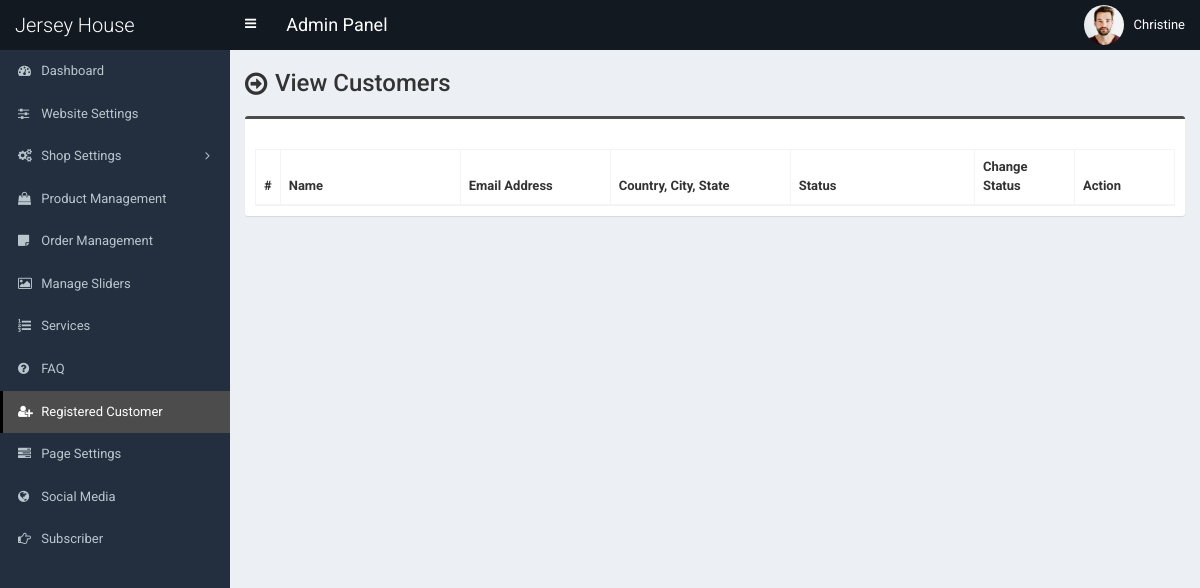
Before: /admin/customer.php (signed in) with the older database file.
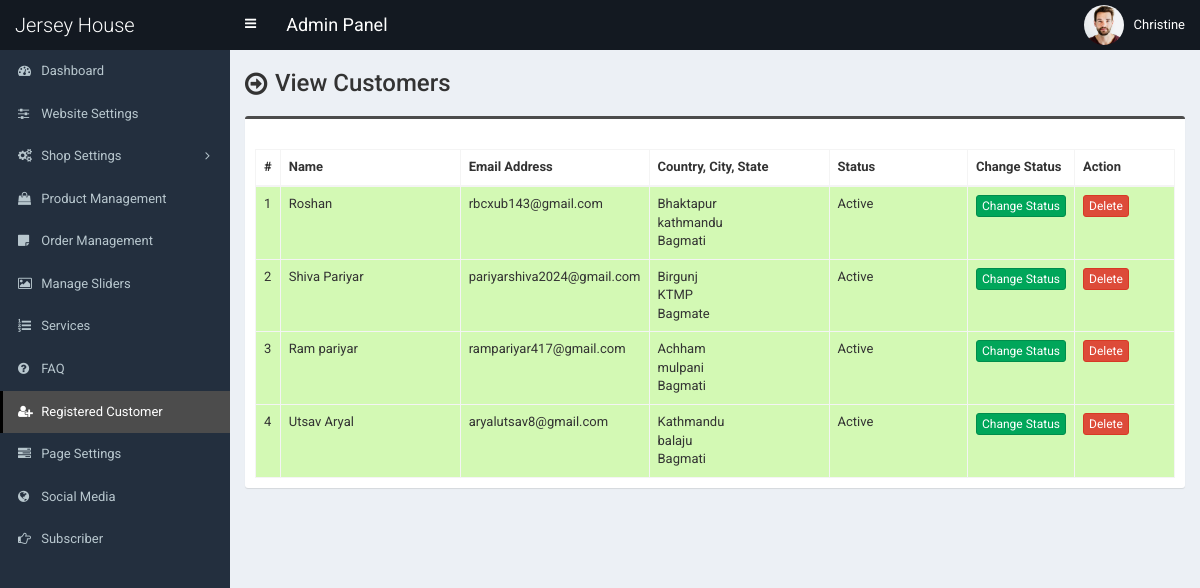
After: the same page with the newer database file.
### tables this page shows
CREATE TABLE `tbl_customer` (
  `cust_id` int(11) NOT NULL,
  `cust_name` varchar(100) NOT NULL,
  `cust_cname` varchar(100) NOT NULL,
  `cust_email` varchar(100) NOT NULL,
  `cust_phone` varchar(50) NOT NULL,
  `cust_country` int(11) NOT NULL,
  `cust_address` text NOT NULL,
  `cust_city` varchar(100) NOT NULL,
  `cust_state` varchar(100) NOT NULL,
  `cust_zip` varchar(30) NOT NULL,
  `cust_b_name` varchar(100) NOT NULL,
  `cust_b_cname` varchar(100) NOT NULL,
  `cust_b_phone` varchar(50) NOT NULL,
  `cust_b_country` int(11) NOT NULL,
  `cust_b_address` text NOT NULL,
  `cust_b_city` varchar(100) NOT NULL,
  `cust_b_state` varchar(100) NOT NULL,
  `cust_b_zip` varchar(30) NOT NULL,
  `cust_s_name` varchar(100) NOT NULL,
  `cust_s_cname` varchar(100) NOT NULL,
  `cust_s_phone` varchar(50) NOT NULL,
  `cust_s_country` int(11) NOT NULL,
  `cust_s_address` text NOT NULL,
  `cust_s_city` varchar(100) NOT NULL,
  `cust_s_state` varchar(100) NOT NULL,
  `cust_s_zip` varchar(30) NOT NULL,
  `cust_password` varchar(100) NOT NULL,
  `cust_token` varchar(255) NOT NULL,
  `cust_datetime` varchar(100) NOT NULL,
  `cust_timestamp` varchar(100) NOT NULL,
  `cust_status` int(1) NOT NULL
);

CREATE TABLE `tbl_state` (
  `state_id` int(11) NOT NULL,
  `state_name` varchar(100) NOT NULL
);

### admin/customer.php (the view, shortened to what this page needs)
<?php require_once('header.php'); ?>
<section class="content-header">
	<div class="content-header-left">
		<h1>View Customers</h1>
	</div>
</section>
<section class="content">
	<div class="row">
		<div class="col-md-12">
			<div class="box box-info">
				<div class="box-body table-responsive">
					<table id="example1" class="table table-bordered table-hover table-striped">
						<thead>
							<tr>
								<th width="10">#</th>
								<th width="180">Name</th>
								<th width="150">Email Address</th>
								<th width="180">Country, City, State</th>
								<th>Status</th>
								<th width="100">Change Status</th>
								<th width="100">Action</th>
							</tr>
						</thead>
						<tbody>
							<?php
							$i=0;
							$statement = $pdo->prepare("SELECT *
														FROM tbl_customer t1
														JOIN tbl_state t2
														ON t1.cust_country = t2.state_id
													");
							$statement->execute();
							$result = $statement->fetchAll(PDO::FETCH_ASSOC);
							foreach ($result as $row) {
								$i++;
								?>
								<tr class="<?php if($row['cust_status']==1) {echo 'bg-g';}else {echo 'bg-r';} ?>">
									<td><?php echo $i; ?></td>
									<td><?php echo $row['cust_name']; ?></td>
									<td><?php echo $row['cust_email']; ?></td>
									<td>
										<?php echo $row['state_name']; ?><br>
										<?php echo $row['cust_city']; ?><br>
										<?php echo $row['cust_state']; ?>
									</td>
									<td><?php if($row['cust_status']==1) {echo 'Active';} else {echo 'Inactive';} ?></td>
									<td>
										<a href="customer-change-status.php?id=<?php echo $row['cust_id']; ?>" class="btn btn-success btn-xs">Change Status</a>
									</td>
									<td>
										<a href="#" class="btn btn-danger btn-xs" data-href="customer-delete.php?id=<?php echo $row['cust_id']; ?>" data-toggle="modal" data-target="#confirm-delete">Delete</a>
									</td>
								</tr>
								<?php
							}
							?>
						</tbody>
					</table>
				</div>
			</div>
		</div>
	</div>
</section>
<?php require_once('footer.php'); ?>

### admin/header.php (shortened to what this page needs)
<!DOCTYPE html>
<html>
<head>
	<link rel="stylesheet" href="css/bootstrap.min.css">
	<link rel="stylesheet" href="css/font-awesome.min.css">
	<link rel="stylesheet" href="css/ionicons.min.css">
	<link rel="stylesheet" href="css/datepicker3.css">
	<link rel="stylesheet" href="css/all.css">
	<link rel="stylesheet" href="css/select2.min.css">
	<link rel="stylesheet" href="css/dataTables.bootstrap.css">
	<link rel="stylesheet" href="css/jquery.fancybox.css">
	<link rel="stylesheet" href="css/AdminLTE.min.css">
	<link rel="stylesheet" href="css/_all-skins.min.css">
	<link rel="stylesheet" href="css/on-off-switch.css"/>
	<link rel="stylesheet" href="css/summernote.css">
	<link rel="stylesheet" href="style.css">
</head>
<body class="hold-transition fixed skin-blue sidebar-mini">
	<div class="wrapper">
		<header class="main-header">
			<a href="index.php" class="logo">
				<span class="logo-lg">Jersey House</span>
			</a>
			<nav class="navbar navbar-static-top">
				<a href="#" class="sidebar-toggle" data-toggle="offcanvas" role="button">
				</a>
				<span style="float:left;line-height:50px;color:#fff;padding-left:15px;font-size:18px;">Admin Panel</span>
				<div class="navbar-custom-menu">
					<ul class="nav navbar-nav">
						<li class="dropdown user user-menu">
							<a href="#" class="dropdown-toggle" data-toggle="dropdown">
								<img src="../assets/uploads/<?php echo $_SESSION['user']['photo']; ?>" class="user-image" alt="User Image">
								<span class="hidden-xs"><?php echo $_SESSION['user']['full_name']; ?></span>
							</a>
						</li>
					</ul>
				</div>
			</nav>
		</header>
  		<?php $cur_page = substr($_SERVER["SCRIPT_NAME"],strrpos($_SERVER["SCRIPT_NAME"],"/")+1); ?>
  		<aside class="main-sidebar">
    		<section class="sidebar">
      			<ul class="sidebar-menu">
			        <li class="treeview <?php if($cur_page == 'index.php') {echo 'active';} ?>">
			          <a href="index.php">
			            <i class="fa fa-dashboard"></i> <span>Dashboard</span>
			          </a>
			        </li>
			        <li class="treeview <?php if( ($cur_page == 'settings.php') ) {echo 'active';} ?>">
			          <a href="settings.php">
			            <i class="fa fa-sliders"></i> <span>Website Settings</span>
			          </a>
			        </li>
                    <li class="treeview <?php if( ($cur_page == 'size.php') || ($cur_page == 'size-add.php') || ($cur_page == 'size-edit.php') || ($cur_page == 'color.php') || ($cur_page == 'color-add.php') || ($cur_page == 'color-edit.php') || ($cur_page == 'country.php') || ($cur_page == 'country-add.php') || ($cur_page == 'country-edit.php') || ($cur_page == 'shipping-cost.php') || ($cur_page == 'shipping-cost-edit.php') || ($cur_page == 'top-category.php') || ($cur_page == 'top-category-add.php') || ($cur_page == 'top-category-edit.php') || ($cur_page == 'mid-category.php') || ($cur_page == 'mid-category-add.php') || ($cur_page == 'mid-category-edit.php') || ($cur_page == 'end-category.php') || ($cur_page == 'end-category-add.php') || ($cur_page == 'end-category-edit.php') ) {echo 'active';} ?>">
                        <a href="#">
                            <i class="fa fa-cogs"></i>
                            <span>Shop Settings</span>
                            <span class="pull-right-container">
								<i class="fa fa-angle-left pull-right"></i>
							</span>
                        </a>
                    </li>
                    <li class="treeview <?php if( ($cur_page == 'product.php') || ($cur_page == 'product-add.php') || ($cur_page == 'product-edit.php') ) {echo 'active';} ?>">
                        <a href="product.php">
                            <i class="fa fa-shopping-bag"></i> <span>Product Management</span>
                        </a>
                    </li>
                    <li class="treeview <?php if( ($cur_page == 'order.php') ) {echo 'active';} ?>">
                        <a href="order.php">
                            <i class="fa fa-sticky-note"></i> <span>Order Management</span>
                        </a>
                    </li>
                     <li class="treeview <?php if( ($cur_page == 'slider.php') ) {echo 'active';} ?>">
			          <a href="slider.php">
			            <i class="fa fa-picture-o"></i> <span>Manage Sliders</span>
			          </a>
			        </li>
			        <li class="treeview <?php if( ($cur_page == 'service.php') ) {echo 'active';} ?>">
			          <a href="service.php">
			            <i class="fa fa-list-ol"></i> <span>Services</span>
			          </a>
			        </li>
			      			        <li class="treeview <?php if( ($cur_page == 'faq.php') ) {echo 'active';} ?>">
			          <a href="faq.php">
			            <i class="fa fa-question-circle"></i> <span>FAQ</span>
			          </a>
			        </li>
						<li class="treeview <?php if( ($cur_page == 'customer.php') || ($cur_page == 'customer-add.php') || ($cur_page == 'customer-edit.php') ) {echo 'active';} ?>">
			          <a href="customer.php">
			            <i class="fa fa-user-plus"></i> <span>Registered Customer</span>
			          </a>
			        </li>
			        <li class="treeview <?php if( ($cur_page == 'page.php') ) {echo 'active';} ?>">
			          <a href="page.php">
			            <i class="fa fa-tasks"></i> <span>Page Settings</span>
			          </a>
			        </li>
			        <li class="treeview <?php if( ($cur_page == 'social-media.php') ) {echo 'active';} ?>">
			          <a href="social-media.php">
			            <i class="fa fa-globe"></i> <span>Social Media</span>
			          </a>
			        </li>
			        <li class="treeview <?php if( ($cur_page == 'subscriber.php')||($cur_page == 'subscriber.php') ) {echo 'active';} ?>">
			          <a href="subscriber.php">
			            <i class="fa fa-hand-o-right"></i> <span>Subscriber</span>
			          </a>
			        </li>
      			</ul>
    		</section>
  		</aside>
  		<div class="content-wrapper">

### admin/footer.php (shortened to what this page needs)
		</div>
	</div>
</body>
</html>

### admin/style.css (style rules this page uses)
body { font-size: 13px; font-family: "Roboto", sans-serif; }
.navbar-nav > .user-menu .user-image { width: 40px; height: 40px; margin-top: -10px; }
.content-header > h1, .content-header .content-header-left h1 { font-family: "Roboto", sans-serif; }
.main-header .logo { text-align: left; }
.main-header .logo .logo-lg { font-family: "Roboto", sans-serif; }
.box-info { padding-top: 20px; }
.sidebar-menu li > a > .pull-right-container > .fa-angle-left:before { content: "\f105"; }
.content-header { overflow: hidden; }
.content-header .content-header-left { float: left; padding-top: 5px; }
.content-header .content-header-left h1 { margin-top: 0; margin-bottom: 0; padding-left: 30px; padding-bottom: 5px; font-size: 24px; position: relative; }
.content-header .content-header-left h1:before { position: absolute; top: 0; left: 0; font-family: "FontAwesome", sans-serif; font-size: 26px; content: "\f18e"; }
.skin-blue .sidebar-menu > li:hover > a, .skin-blue .sidebar-menu > li.active > a { color: #fff; background: #3c8dbc; border-left-color: #3c8dbc; }
.skin-blue .main-header .logo, .skin-blue .main-header .logo:hover, .skin-blue .main-header .navbar, .skin-blue .main-header .navbar .sidebar-toggle:hover { background-color: #131921; }
.skin-blue .sidebar-menu > li:hover > a, .skin-blue .sidebar-menu > li.active > a { background-color: #4c4c4c; border-left-color: #000000; }
.box.box-info { border-top-color: #4c4c4c; }
.bg-g { background: #d3f9b4 !important; }

Changed rows visible on the page:
added tbl_customer: cust_name "Roshan", cust_email "rbcxub143@gmail.com", tbl_state.state_name "Bhaktapur", cust_city "kathmandu", cust_state "Bagmati", cust_status "Active"
added tbl_customer: cust_name "Shiva Pariyar", cust_email "pariyarshiva2024@gmail.com", tbl_state.state_name "Birgunj", cust_city "KTMP", cust_state "Bagmate", cust_status "Active"
added tbl_customer: cust_name "Ram pariyar", cust_email "rampariyar417@gmail.com", tbl_state.state_name "Achham", cust_city "mulpani", cust_state "Bagmati", cust_status "Active"
added tbl_customer: cust_name "Utsav Aryal", cust_email "aryalutsav8@gmail.com", tbl_state.state_name "Kathmandu", cust_city "balaju", cust_state "Bagmati", cust_status "Active"
